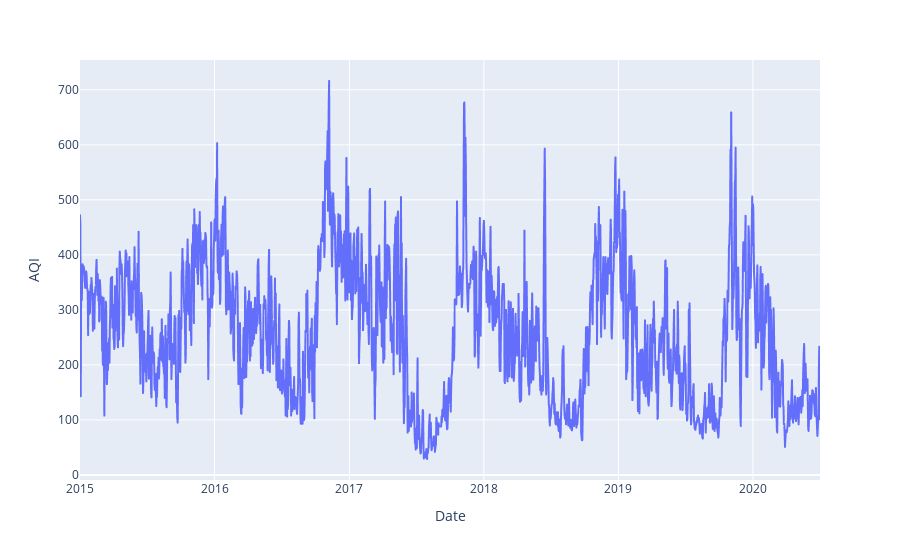

Here is the notebook cell this chart was saved with:
### Markdown cell above
![image.png](attachment:image.png)

### Code cell
fig = px.line(delhi_data, x="Date", y="AQI")
fig.show()

### Figure 1 — Plotly figure (JSON) as saved in the notebook; plotly's stock layout.template omitted (floating-point values rounded to 4 significant figures; data arrays with more than 128 entries replaced by an {"elided": "..."} marker saying what was removed)
{"data": [{"hovertemplate": "Date=%{x}<br>AQI=%{y}<extra></extra>", "legendgroup": "", "line": {"color": "#636efa", "dash": "solid"}, "marker": {"symbol": "circle"}, "mode": "lines", "name": "", "showlegend": false, "type": "scattergl", "x": {"elided": "2009 str values"}, "xaxis": "x", "y": {"elided": "2009 float values"}, "yaxis": "y"}], "layout": {"legend": {"tracegroupgap": 0}, "margin": {"t": 60}, "xaxis": {"anchor": "y", "domain": [0, 1], "title": {"text": "Date"}}, "yaxis": {"anchor": "x", "domain": [0, 1], "title": {"text": "AQI"}}}}
